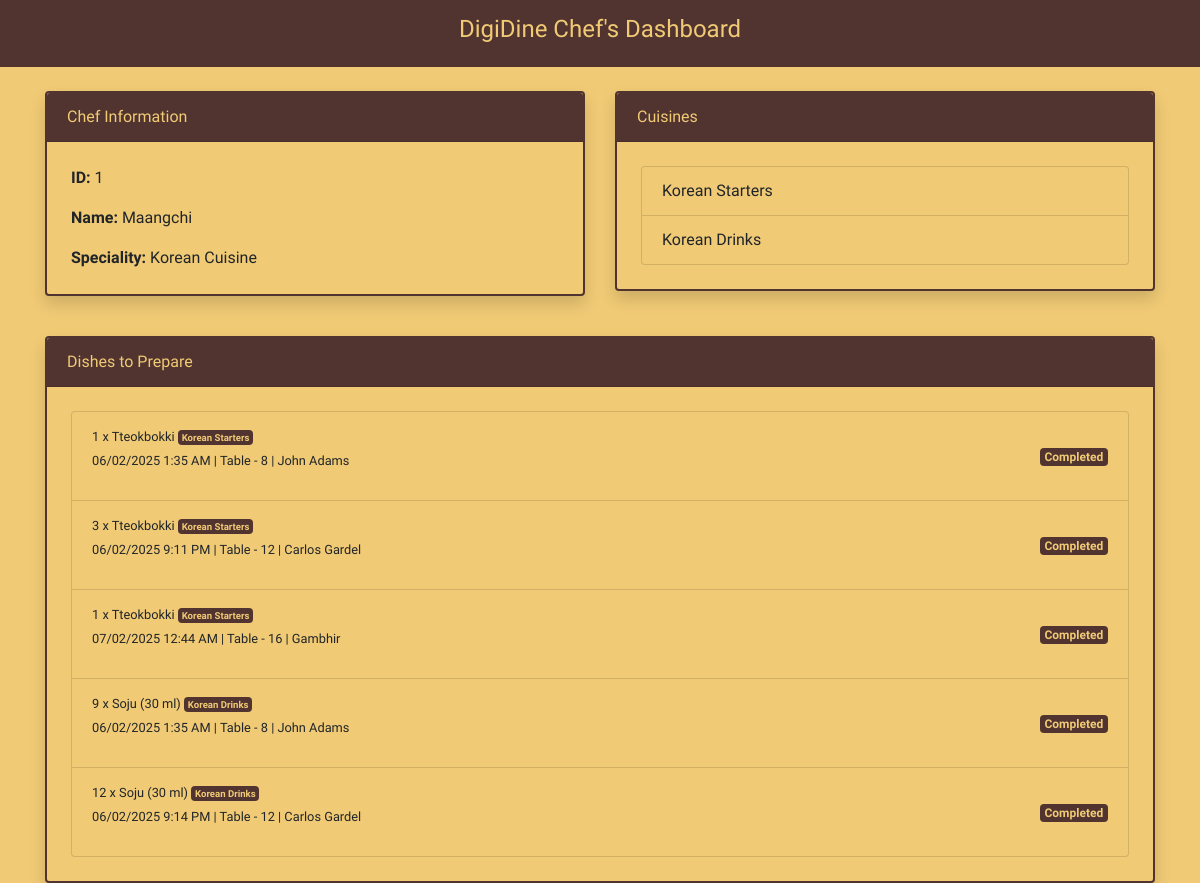
/chefs/1/, run on the app's committed database.
### home/models.py (models this page shows, shortened)
class Chef(models.Model):
    name = models.CharField(max_length=100)
    speciality = models.CharField(max_length=100)

class Cuisine(models.Model):
    name = models.CharField(max_length=100)
    chefs = models.ForeignKey(Chef, on_delete=models.CASCADE)

class OrderItem(models.Model):
    order = models.ForeignKey(Order, on_delete=models.CASCADE)
    dish = models.ForeignKey(Dish, on_delete=models.CASCADE)
    quantity = models.PositiveIntegerField()
    is_done = models.BooleanField(default=False)

class Dish(models.Model):
    name = models.CharField(max_length=100)
    image = models.ImageField(upload_to='media/')
    description = models.TextField()
    price = models.FloatField()
    cuisine = models.ForeignKey(Cuisine, on_delete=models.CASCADE)
    avaibility = models.BooleanField(default=True)
    cooking_time = models.CharField(max_length=100, default='10 min')

class Order(models.Model):
    dishes = models.ManyToManyField(Dish, through='OrderItem')
    order_time = models.DateTimeField(auto_now_add=True)
    customer_id = models.ForeignKey(Customer, on_delete=models.CASCADE)

class Customer(models.Model):
    name = models.CharField(max_length=100)
    table_number = models.IntegerField()
    persons = models.IntegerField()

### home/views.py (the view)
# urls.py: path('chefs/<int:pk>/', views.chefs, name='chefs'),
def chefs(request, pk):
    chef = Chef.objects.get(pk=pk)
    cuisines = Cuisine.objects.filter(chefs=chef)
    order_items = OrderItem.objects.filter(dish__cuisine__chefs=chef).order_by('is_done')
    customers = Customer.objects.all()
    return render(request, 'chef.html', {
        'chefs': chef,
        'cuisines': cuisines,
        'orders': order_items,
        'customers': customers
    })

### home/templates/chef.html (shortened to what this page needs)
{% extends 'base.html' %}
{% block content %}
<header class="text-center">
    <h4 style="color: #f0ca75;">DigiDine Chef's Dashboard</h4>
</header>
<main class="container mt-4">
    <div class="row mb-4">
        <div class="col-md-6 mb-3">
            <div class="card shadow">
                <div class="card-header">Chef Information</div>
                    <div class="card-body">
                        <p class="card-text"><strong>ID:</strong> {{ chefs.id }}</p>
                        <p class="card-text"><strong>Name:</strong> {{ chefs.name }}</p>
                        <p class="card-text"><strong>Speciality:</strong> {{ chefs.speciality }}</p>
                    </div>
                </div>
            </div>
            <div class="col-md-6 mb-3">
                <div class="card shadow">
                    <div class="card-header">Cuisines</div>
                        <div class="card-body">
                            <ol class="list-group">
                                {% for cuisine in cuisines %}
                                    <li class="list-group-item">{{ cuisine.name }}</li>
                                {% empty %}
                                    <li class="list-group-item">No cuisines available.</li>
                                {% endfor %}
                            </ol>
                        </div>
                    </div>
                </div>
            </div>
            <section>
                <div class="card shadow">
                    <div class="card-header d-flex justify-content-between align-items-center">
                        <span>Dishes to Prepare</span>
                    </div>
                    <div class="card-body">
                        <ol class="list-group" id="dishes-list">
                            {% for order_item in orders %}
                                <li class="list-group-item d-flex justify-content-between align-items-center dish-item"
                                    data-orderitem-id="{{ order_item.id }}"
                                    data-dish-name="{{ order_item.dish.name|lower }}">
                                    <div>
                                        <p><small>
                                            {{ order_item.quantity }} x {{ order_item.dish.name }}
                                            <span class="badge badge-done">{{ order_item.dish.cuisine.name }}</span>
                                            <br> {{ order_item.order.order_time|date:"d/m/Y g:i A" }}
                                            | Table - {{order_item.order.customer_id.table_number}}
                                            {% for customer in customers %}
                                                {% if customer.id == order_item.order.customer_id.id %}
                                                    | {{ customer.name }}
                                                {% endif %}
                                            {% endfor %}
                                        </small></p>
                                    </div>
                                    <div>
                                        {% if not order_item.is_done %}
                                            <button class="btn btn-warning btn-sm mark-done-btn" data-id="{{ order_item.id }}">Pending</button>
                                        {% else %}
                                            <span class="badge badge-done">Completed</span>
                                        {% endif %}
                                    </div>
                                </li>
                            {% empty %}
                                <li class="list-group-item">No dishes to prepare at the moment.</li>
                            {% endfor %}
                        </ol>
                    </div>
                </div>
            </section>
</main>
{% endblock %}

### home/templates/base.html (style rules this page uses)
body { font-family: 'Yatra One', serif; background-color: #f0ca75; }
header { background-color: #513430; color: #f0ca75; padding: 15px 0; }
.card-header { background-color: #513430; color: #f0ca75; }
.card { border: 2px solid #513430; background-color: #f0ca75; box-shadow: 0px 4px 8px rgba(81, 52, 48, 0.1); transition: all 0.3s ease-in-out; }
.card-body { padding: 1.5rem; }
.list-group-item { background-color: #f0ca75; }
.badge-done { color: #f0ca75; background-color: #513430; }

### data on the page
Chef: id "1", name "Maangchi", speciality "Korean Cuisine"
Cuisine: name "Korean Starters"
Cuisine: name "Korean Drinks"
OrderItem: quantity "1", dish.name "Tteokbokki", dish.cuisine.name "Korean Starters", order.order_time "06/02/2025 1:35 AM", order.customer_id.table_number "8", is_done "Completed"
Customer: name "John Adams"
OrderItem: quantity "3", dish.name "Tteokbokki", dish.cuisine.name "Korean Starters", order.order_time "06/02/2025 9:11 PM", order.customer_id.table_number "12", is_done "Completed"
Customer: name "Carlos Gardel"
OrderItem: quantity "1", dish.name "Tteokbokki", dish.cuisine.name "Korean Starters", order.order_time "07/02/2025 12:44 AM", order.customer_id.table_number "16", is_done "Completed"
Customer: name "Gambhir"
OrderItem: quantity "9", dish.name "Soju (30 ml)", dish.cuisine.name "Korean Drinks", order.order_time "06/02/2025 1:35 AM", order.customer_id.table_number "8", is_done "Completed"
OrderItem: quantity "12", dish.name "Soju (30 ml)", dish.cuisine.name "Korean Drinks", order.order_time "06/02/2025 9:14 PM", order.customer_id.table_number "12", is_done "Completed"
